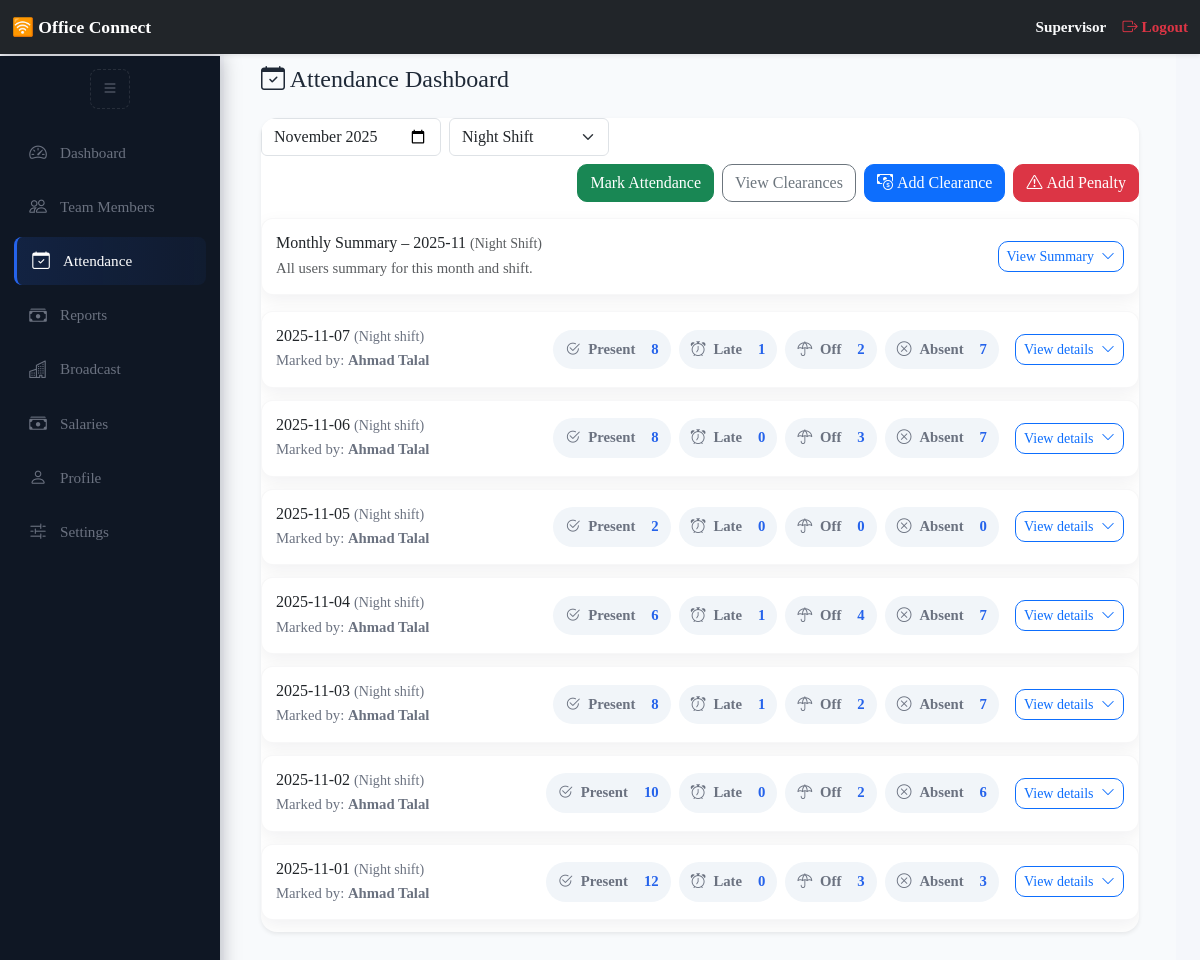
Screenshot of /supervisor/attendance_dashboard (signed in) with the database file from the repository.
### app/models.py (models this page shows, shortened)
class User(db.Model, UserMixin):
    __tablename__ = 'users'
    id = db.Column(db.Integer, primary_key=True)
    first_name = db.Column(db.String(50), nullable=True)
    last_name = db.Column(db.String(50), nullable=True)
    username = db.Column(db.String(64), unique=True, nullable=False)
    email = db.Column(db.String(120), unique=True)
    password_hash = db.Column(db.String(128), nullable=False)
    shift = db.Column(db.String(20), nullable=True)
    role = db.Column(db.String(20), nullable=False, default='agent')
    cnic = db.Column(db.String(20), nullable=True)
    company_id = db.Column(db.Integer, db.ForeignKey('companies.id'))
    company = db.relationship('Company', back_populates='users')
    salary = db.Column(db.Float, nullable=True, default=0.0)
    is_active_db = db.Column(db.Boolean, default=True)
    created_at = db.Column(db.DateTime, default=datetime.utcnow)
    travel_allowance_eligible = db.Column(db.Boolean, default=False)
    travel_allowance_amount = db.Column(db.Integer, nullable=True)
    father_name = db.Column(db.String(100), nullable=True)
    current_address = db.Column(db.String(255), nullable=True)
    permanent_address = db.Column(db.String(255), nullable=True)
    contact_number = db.Column(db.String(20), nullable=True)
    emergency_contact = db.Column(db.String(20), nullable=True)
    whatsapp_number = db.Column(db.String(20), nullable=True)
    blood_group = db.Column(db.String(10), nullable=True)
    resume_path = db.Column(db.String(255), nullable=True)  # Path to uploaded CV
    profile_picture = db.Column(db.String(255), nullable=True)
    cnic_front = db.Column(db.String(255), nullable=True)
    cnic_back = db.Column(db.String(255), nullable=True)
    guardian_cnic_front = db.Column(db.String(255), nullable=True)
    guardian_cnic_back = db.Column(db.String(255), nullable=True)
    profile_locked = db.Column(db.Boolean, default=False)
    penalties = db.relationship('Penalty', backref='user', foreign_keys='Penalty.user_id', lazy=True)
    marked_penalties = db.relationship('Penalty', backref='marker', foreign_keys='Penalty.marked_by', lazy=True)
    clearances = db.relationship('Clearance', backref='user', foreign_keys='Clearance.user_id', lazy=True)
    marked_clearances = db.relationship('Clearance', backref='marker', foreign_keys='Clearance.marked_by', lazy=True)
    @property
    def is_active(self):
        if self.username.lower() == "admin":
            return True
        return self.is_active_db
    def user_full_name(self):
        return f"{self.first_name or ''} {self.last_name or ''}".strip()

### app/routes/supervisor_routes.py (the view)
@supervisor_bp.route('/attendance_dashboard', methods=['GET'])
@login_required
def attendance_dashboard():
    from collections import defaultdict
    from datetime import date, datetime
    from sqlalchemy import extract
    month = request.args.get('month', date.today().strftime('%Y-%m'))
    shift = request.args.get('shift', current_user.shift)
    year, month_num = map(int, month.split('-'))
    users = User.query.filter_by(company_id=current_user.company_id, shift=shift).all()
    user_ids = [u.id for u in users]
    records = (
        Attendance.query
        .join(User, Attendance.user_id == User.id)
        .filter(User.company_id == current_user.company_id)
        .filter(User.shift == shift)
        .filter(extract('year', Attendance.date) == year)
        .filter(extract('month', Attendance.date) == month_num)
        .order_by(Attendance.date.desc(), Attendance.time.desc())
        .all()
    )
    penalties = (
        Penalty.query
        .filter(Penalty.user_id.in_(user_ids))
        .filter(extract('year', Penalty.created_at) == year)
        .filter(extract('month', Penalty.created_at) == month_num)
        .order_by(Penalty.created_at.desc())
        .all()
    )
    penalties_by_user_date = defaultdict(list)
    for p in penalties:
        p_date = p.created_at.date()
        penalties_by_user_date[(p.user_id, p_date)].append({
            "amount": p.amount,
            "reason": p.reason or "No reason given",
            "marked_by": f"{p.marker.first_name} {p.marker.last_name}" if p.marker else "Unknown"
        })
    grouped = defaultdict(list)
    for r in records:
        grouped[r.date].append(r)
    attendance_by_date = []
    for dt in sorted(grouped.keys(), reverse=True):
        day_records = grouped[dt]
        presents = sum(1 for r in day_records if r.status == 'Present')
        lates = sum(1 for r in day_records if r.status == 'Late')
        offs = sum(1 for r in day_records if r.status == 'Off')
        absents = sum(1 for r in day_records if r.status == 'Absent')
        bonuses = sum((r.bonus or 0) for r in day_records)
        total_penalty_amount = 0
        total_penalty_count = 0
        for r in day_records:
            penalty_details = penalties_by_user_date.get((r.user_id, dt), [])
            r.penalty_details = penalty_details
            if penalty_details:
                total_penalty_count += len(penalty_details)
                total_penalty_amount += sum(p["amount"] for p in penalty_details)
        markers = sorted({r.marker.user_full_name() if r.marker else "—" for r in day_records})
        attendance_by_date.append({
            "date": dt,
            "display_date": dt.strftime("%Y-%m-%d"),
            "records": day_records,
            "counts": {
                "presents": presents,
                "lates": lates,
                "offs": offs,
                "absents": absents,
                "bonuses": bonuses,
                "penalties": total_penalty_amount,
                "penalty_count": total_penalty_count,  # ✅ new field
            },
            "marked_by": ", ".join(markers),
            "shift": shift,
        })
    monthly_summary = []
    for u in users:
        user_records = [r for r in records if r.user_id == u.id]
        total_present = sum(1 for r in user_records if r.status == 'Present')
        total_late = sum(1 for r in user_records if r.status == 'Late')
        total_absent = sum(1 for r in user_records if r.status == 'Absent')
        total_off = sum(1 for r in user_records if r.status == 'Off')
        total_bonus = sum((r.bonus or 0) for r in user_records)
        user_penalties = [
            p for key, plist in penalties_by_user_date.items()
            if key[0] == u.id for p in plist
        ]
        total_penalty = sum(p["amount"] for p in user_penalties)
        calculated_salary = (u.salary or 0) + total_bonus - total_penalty
        user_daily_records = sorted(user_records, key=lambda r: r.date, reverse=True)
        monthly_summary.append({
            "user": u,
            "present": total_present,
            "late": total_late,
            "absent": total_absent,
            "off": total_off,
            "bonus": total_bonus,
            "penalty": total_penalty,
            "penalty_count": len(user_penalties),  # ✅ new field
            "base_salary": u.salary or 0,
            "final_salary": calculated_salary,
            "attendance_records": user_daily_records,
        })
    monthly_summary.sort(key=lambda x: x["user"].user_full_name().lower())
    clearances = Clearance.query.filter(
        Clearance.user.has(company_id=current_user.company_id)
    ).order_by(Clearance.date_added.desc()).limit(10).all()
    return render_template(
        "supervisor/attendance_dashboard.html",
        attendance_by_date=attendance_by_date,
        month=month,
        shift=shift,
        monthly_summary=monthly_summary,
        shifts=["morning", "evening", "night"],
        current_date=date.today(),
        clearances=clearances,
    )

### app/routes/auth_routes.py (called while the page is built)
@login_manager.user_loader
def load_user(user_id):
    return User.query.get(int(user_id))

### app/templates/supervisor/attendance_dashboard.html (shortened to what this page needs)
{% extends "dashboard_base.html" %}
{% block dashboard_content %}
<link href="https://cdn.jsdelivr.net/npm/bootstrap-icons@1.11.3/font/bootstrap-icons.css" rel="stylesheet">
<div class="container-fluid py-2">
  <div class="d-flex flex-column flex-md-row justify-content-between align-items-md-center mb-4 page-header">
      <h4 class="mb-2 mb-md-0"><i class="bi bi-calendar-check"></i> Attendance Dashboard</h4>
  </div>
  <div class="card shadow-sm">
    <form id="filterForm" class="d-flex flex-wrap align-items-center gap-2 mb-3"
          method="get"
          action="{{ url_for('supervisor.attendance_dashboard') }}">
      <input type="month"
            name="month"
            id="monthInput"
            class="form-control"
            max="{{ current_date.strftime('%Y-%m') }}"
            value="{{ month }}"
            style="max-width: 180px;">
      <select name="shift"
              id="shiftSelect"
              class="form-select"
              style="max-width: 160px;">
        {% for s in shifts %}
          <option value="{{ s }}" {% if s==shift %}selected{% endif %}>{{ s.capitalize() }} Shift</option>
        {% endfor %}
      </select>
      <div class="d-flex flex-wrap align-items-center gap-2 ms-auto">
        <a href="{{ url_for('supervisor.mark_attendance') }}" class="btn btn-success">Mark Attendance</a>
          <button type="button" class="btn btn-outline-secondary" data-bs-toggle="collapse" data-bs-target="#clearancesCollapse" aria-expanded="false">
            View Clearances
          </button>
          <button type="button" class="btn btn-primary" data-bs-toggle="modal" data-bs-target="#addClearanceModal">
            <i class="bi bi-cash-coin me-1"></i>Add Clearance
          </button>
          <button type="button" class="btn btn-danger" data-bs-toggle="modal" data-bs-target="#addPenaltyModal">
            <i class="bi bi-exclamation-triangle me-1"></i>Add Penalty
          </button>
      </div>
    </form>
<div class="date-card mb-3">
  <div class="date-summary d-flex flex-wrap justify-content-between align-items-center gap-2">
    <div>
      <div class="h6 mb-1">
        Monthly Summary – {{ month }}
        <small class="text-muted">({{ shift|capitalize }} Shift)</small>
      </div>
      <div class="meta text-muted">All users summary for this month and shift.</div>
    </div>
    <button class="btn btn-sm btn-outline-primary d-flex align-items-center"
            data-bs-toggle="collapse" data-bs-target="#monthlySummaryCollapse"
            aria-expanded="false" aria-controls="monthlySummaryCollapse">
      <span class="me-1">View Summary</span>
      <i class="bi bi-chevron-down"></i>
    </button>
  </div>
</div>
    <div id="datesList">
      {% if attendance_by_date %}
        {% for day in attendance_by_date %}
          {% set id = 'd_' + day.display_date.replace('-', '_') %}
          <div class="date-card" data-date="{{ day.display_date }}">
            <div class="date-summary">
              <div>
                <div class="h6 mb-1">{{ day.display_date }} <small class="small-muted">({{ day.shift|capitalize }} shift)</small></div>
                <div class="meta">Marked by: <strong>{{ day.marked_by or '—' }}</strong></div>
              </div>
              <div class="d-flex align-items-center gap-2 flex-wrap">
                <div class="badge-stat"><i class="bi bi-check2-circle"></i> Present <span class="ms-2 count-num">{{ day.counts.presents }}</span></div>
                <div class="badge-stat"><i class="bi bi-alarm"></i> Late <span class="ms-2 count-num">{{ day.counts.lates }}</span></div>
                <div class="badge-stat"><i class="bi bi-umbrella"></i> Off <span class="ms-2 count-num">{{ day.counts.offs }}</span></div>
                <div class="badge-stat"><i class="bi bi-x-circle"></i> Absent <span class="ms-2 count-num">{{ day.counts.absents }}</span></div>
                <button class="btn btn-sm btn-outline-primary ms-2" data-bs-toggle="collapse" data-bs-target="#{{ id }}" aria-expanded="false">
                  View details <i class="bi bi-chevron-down ms-1"></i>
                </button>
              </div>
            </div>
          </div>
        {% endfor %}
      {% else %}
        <div class="alert alert-info">No attendance records found for {{ month }} and {{ shift }} shift.</div>
      {% endif %}
    </div>
  </div>
</div>
{% endblock %}

### app/templates/partials/navbar.html (shortened to what this page needs)
<nav class="navbar navbar-dark bg-dark fixed-top shadow-sm py-2">
  <div class="container-fluid d-flex justify-content-between align-items-center">
    <div class="d-flex align-items-center">
      <a class="navbar-brand fw-semibold" href="/">🛜 Office Connect</a>
    </div>
    <div class="d-flex align-items-center flex-wrap text-end">
      <span class="text-light me-3 fw-semibold">{{ current_user.role|capitalize }}</span>
      <a class="nav-link text-danger fw-semibold d-flex align-items-center" href="{{ url_for('auth.logout') }}">
        <i class="bi bi-box-arrow-right"></i> Logout
      </a>
    </div>
  </div>
</nav>

### app/templates/base.html (style rules this page uses)
html, body { width: 100%; height: 100%; margin: 0; padding: 0; overflow-x: hidden; background-color: #f5f7fb; font-family: 'Times New Roman', Times, serif !important; color: #1f2937; line-height: 1.6; scroll-behavior: smooth; }
:root { --primary: #2563eb; --primary-dark: #1e3a8a; --accent: #16a34a; --card-bg: #ffffff; --muted: #64748b; --shadow-sm: 0 4px 10px rgba(0, 0, 0, 0.05); --shadow-md: 0 8px 20px rgba(0, 0, 0, 0.1); --bubble-hover: 0 8px 20px rgba(37, 99, 235, 0.12); }
.card { border: none; border-radius: 16px; background: var(--card-bg); box-shadow: var(--shadow-sm); transition: transform 0.3s ease, box-shadow 0.3s ease; overflow: hidden; max-width: 100%; }
.btn { border-radius: 10px; font-family: 'Times New Roman', Times, serif; transition: all 0.25s ease; white-space: nowrap; }
body { padding-top: 56px; }

### app/templates/partials/navbar.html (style rules this page uses)
.navbar { font-family: 'Times New Roman', Times, serif; transition: all 0.3s ease; z-index: 1050; }
.navbar .navbar-brand { font-size: 1.1rem; white-space: nowrap; }
.navbar .text-light, .navbar .nav-link { font-size: 0.95rem; white-space: nowrap; }
.navbar .nav-link i { margin-right: 4px; }
body { padding-top: 8px; }
.navbar { z-index: 3000 !important; }

### app/templates/dashboard_base.html (style rules this page uses)
:root { --sidebar-bg: #0f1724; --sidebar-hover: #14243a; --accent: #2563eb; --muted: #cbd5e1; --header-h: 56px; --content-bg: #f8fafc; }
body { font-family: 'Times New Roman', Times, serif !important; margin: 0; overflow-x: hidden; }
.btn-sm i { margin-left: 3px; }

### app/templates/supervisor/attendance_dashboard.html (style rules this page uses)
:root { --accent: #2563eb; --muted: #6b7280; --card-bg: #fff; --panel-bg: #f8fafc; --shadow-1: 0 6px 18px rgba(15, 23, 42, 0.06); --bubble: 0 10px 30px rgba(37,99,235,0.06); }
.date-card { background: var(--card-bg); border-radius: 12px; box-shadow: var(--shadow-1); padding: 14px; margin-bottom: 12px; transition: transform 220ms ease, box-shadow 220ms ease; border: 1px solid rgba(15,23,42,0.03); }
.date-summary { display:flex; align-items:center; justify-content:space-between; gap:10px; flex-wrap:wrap; }
.badge-stat { display:inline-flex; align-items:center; gap:8px; padding:8px 12px; border-radius:999px; background: #f1f5f9; color: var(--muted); font-weight:600; font-size:0.92rem; }
.meta { color: var(--muted); font-size:0.92rem; }
.small-muted { color:var(--muted); font-size:0.88rem; }

### rows the page displays
User: role "Supervisor", shift "Night Shift", shift "Night", display_date "2025-11-07", marked_by "Ahmad Talal", counts.presents "8", counts.lates "1", counts.offs "2", counts.absents "7", display_date "2025-11-06", counts.lates "0", counts.offs "3", display_date "2025-11-05", counts.presents "2", counts.offs "0", counts.absents "0", display_date "2025-11-04", counts.presents "6", counts.offs "4", display_date "2025-11-03", display_date "2025-11-02", counts.presents "10", counts.absents "6", display_date "2025-11-01", counts.presents "12", counts.absents "3"

### other values shown
{{ month }} "2025-11"
